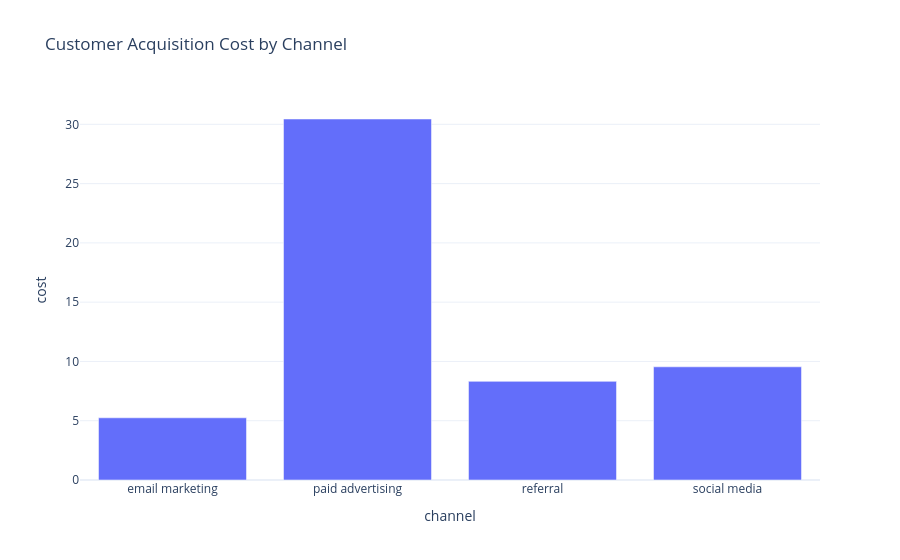

Notebook code for this chart:
### Code cell
cost_by_channel = data.groupby('channel')['cost'].mean().reset_index()

fig = px.bar(cost_by_channel,
             x = 'channel',
             y = 'cost', 
             title='Customer Acquisition Cost by Channel')
fig.show()

### Figure 1 — Plotly figure (JSON) as saved in the notebook; plotly's stock layout.template omitted (floating-point values rounded to 4 significant figures)
{"data": [{"hovertemplate": "channel=%{x}<br>cost=%{y}<extra></extra>", "legendgroup": "", "marker": {"color": "#636efa", "pattern": {"shape": ""}}, "name": "", "orientation": "v", "showlegend": false, "textposition": "auto", "type": "bar", "x": ["email marketing", "paid advertising", "referral", "social media"], "xaxis": "x", "y": [5.246, 30.45, 8.32, 9.546], "yaxis": "y"}], "layout": {"autosize": true, "barmode": "relative", "legend": {"tracegroupgap": 0}, "title": {"text": "Customer Acquisition Cost by Channel"}, "xaxis": {"anchor": "y", "autorange": true, "domain": [0, 1], "range": [-0.5, 3.5], "title": {"text": "channel"}, "type": "category"}, "yaxis": {"anchor": "x", "autorange": false, "domain": [0, 1], "range": [0, 32.05], "title": {"text": "cost"}, "type": "linear"}}}
